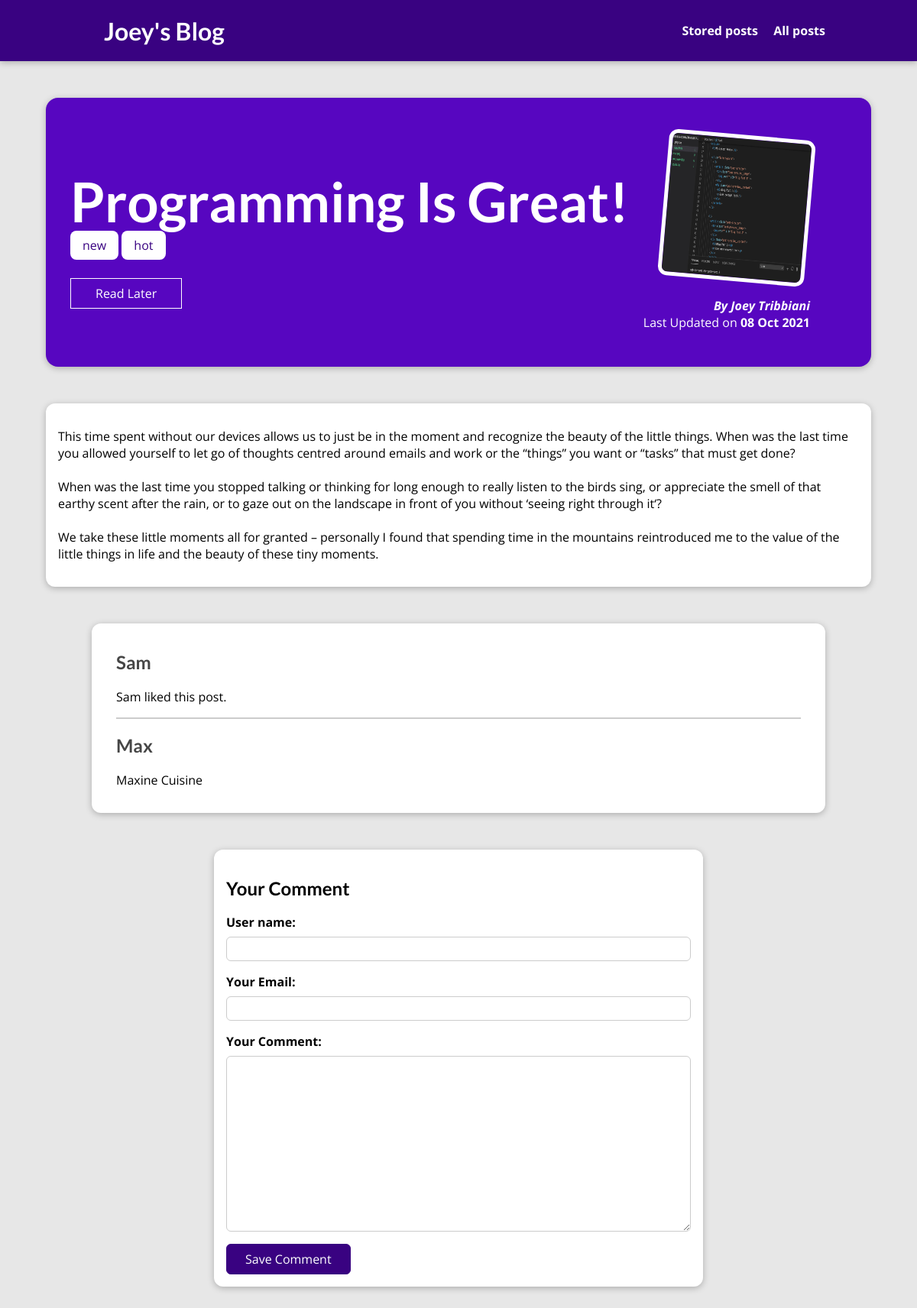
Page /posts/programming-is-fun on the committed database.
### blog/models.py (models this page shows, shortened)
class Post(models.Model):
    title = models.CharField(max_length=100)
    excerpt = models.CharField(max_length=200)
    image = models.ImageField(upload_to="posts",null=True)#name of folder inside uploads
    date = models.DateField(auto_now=True)
    slug = models.SlugField(max_length=200)
    content = models.TextField(validators=[MinLengthValidator(10)])
    author = models.ForeignKey(Author, on_delete=SET_NULL ,null=True, related_name= "posts")
    tags = models.ManyToManyField(Tag)

class Tag(models.Model):
    caption = models.CharField(max_length=20)

class Author(models.Model):
    first_name = models.CharField(max_length=100)
    last_name = models.CharField(max_length=100)
    email_address = models.EmailField()
    def full_name(self):
        return f"{self.first_name} {self.last_name}"
    def __str__(self):
        return self.full_name()

class Comment(models.Model):
    user_name = models.CharField(max_length=20)
    user_email = models.EmailField()
    text = models.TextField(max_length=400)
    post = models.ForeignKey(Post,on_delete=models.CASCADE,related_name="comments")

### blog/views.py (the view, shortened to what this page needs)
# urls.py: path("posts/<slug:slug>",views.SinglePostView.as_view(),name= "post-detail-page"),
class SinglePostView(View):
    def is_stored_post(self,request,post_id):
        stored_posts= request.session.get("stored_posts")
        if stored_posts is not None:
            is_saved_for_later = post_id in stored_posts
        else:
            is_saved_for_later = False
        return is_saved_for_later
    def get(self,request,slug):
        post = get_object_or_404(Post,slug=slug)
        context = {
            "post":post,
            "post_tags":post.tags.all(),
            "comment_form":CommentForm(),
            "comments":post.comments.all().order_by("-id"), #comments(its coming from related name of Comment model )
            "saved_for_later":self.is_stored_post(request,post.id)
            }
        return render(request , "blog/post-detail.html",context)

### blog/forms.py
class CommentForm(forms.ModelForm):
    class Meta:
        model = Comment
        exclude = ["post"]
        labels = {
            "user_name " : "Your Name",
            "user_email" : "Your Email",
            "text":"Your Comment",
        }

### blog/templates/blog/post-detail.html (shortened to what this page needs)
{% extends "base.html"%}
{% load static%}
{% block css_files%}
    <link rel ="stylesheet" href = "{%  static "blog/post.css" %}">
    <link rel ="stylesheet" href = "{%  static "blog/post-detail.css" %}">
{%endblock %}
{%block content%}
    <section id = 'summary'>
        <h2>{{post.title}}</h2>
        <div>
            {%for tag in post_tags%}
                <span class = "tag" > {{tag.caption}}</span>
            {%endfor%}
        </div>
        <div id="read-later">
            <form action="{% url "read-later"%}" method="POST">
                <button>
                {%if saved_for_later%}
                    Remove from Read Later
                {%else%}
                    Read Later
                {%endif%}
                </button>
            </form>
        </div>
        <article>
            <img src="{{ post.image.url }}" alt="{{post.title}}"/>
            <address> By <a href="mailto:{{post.author.email_address}}">{{post.author|title}} </a></address>
            <div>Last Updated on <time> {{post.date|date:"d M Y"}}</time></div>
        </article>
    </section>
    <main>
        {{post.content|linebreaks}}
    </main>
<section id="comments">
    <ul>
        {% for comment in comments%}
            <li>
                <h2>{{comment.user_name}}</h2>
                <p> {{comment.text|linebreaks}} </p>
            </li>
        {%endfor%}
    </ul>
</section>
<section id="comment-form">
    <h2>Your Comment</h2>
    <form action="{%url "post-detail-page" post.slug%}" method="POST">
        {% for form_field in comment_form%}
            <div class="form-control {%if form_field.errors%}invalid{%endif%}"">
                {{ form_field.label_tag }}
                {{ form_field }}
            </div>
        {%endfor%}
    <button>Save Comment</button>
    </section>
{%endblock %}

### templates/base.html (shortened to what this page needs)
{% load static %}
<!DOCTYPE html>
<html lang="en">
<head>
    <link rel ="stylesheet" href = "{%  static "app.css" %}">
    {% block css_files%}{%endblock %}
</head>
<body>
    <header id="main-navigation">
        <h1><a href="{% url "starting-page"%}">Joey's Blog</a></h1>
        <nav>
        <a href = "{% url "read-later"%}">Stored posts</a>
        <a href = "{% url "posts-page"%}">All posts</a>
        </nav>
    </header>
    {%block content%}{%endblock %}
</body>
</html>

### static/app.css (style rules this page uses)
* { box-sizing: border-box; }
html { font-family: 'Open Sans', 'Lato', sans-serif; }
body { margin: 0; }
h1, h2, h3 { font-family: 'Lato', sans-serif; font-weight: bold; }
#main-navigation { width: 100%; height: 5rem; display: flex; justify-content: space-between; align-items: center; padding: 0 10%; position: absolute; top: 0; left: 0; }
#main-navigation a { text-decoration: none; color: white; font-weight: bold; margin-left: 1rem ; }

### blog/static/blog/post-detail.css (style rules this page uses)
body { background-color: #e7e7e7; }
#main-navigation { background-color: #390281; box-shadow: 0 2px 8px rgba(0, 0, 0, 0.25); }
#summary { margin: 8rem auto 3rem auto; padding: 2rem; width: 90%; max-width: 90rem; border-radius: 16px; background-color: #5706c0; position: relative; box-shadow: 0 2px 8px rgba(0, 0, 0, 0.25); height: 22rem; }
#summary h2 { color: white; font-size: 4.5rem; margin-bottom: 0.25rem; }
#summary article { position: absolute; top: 2rem; right: 3rem; padding: 1rem 2rem; border-radius: 12px; text-align: right; color: white; }
#summary article img { width: 12rem; height: 12rem; border-radius: 12px; transform: rotateZ(5deg); border: 5px solid white; margin-bottom: 1rem; }
#summary address { font-weight: bold; }
#summary a { color: white; text-decoration: none; }
#summary time { font-weight: bold; }
#read-later { margin: 2rem 0; }
#read-later button { background-color: transparent; border: 1px solid white; padding: 0.5rem 2rem; font: inherit; color: white; cursor: pointer; }
main { width: 90%; max-width: 90rem; margin: 3rem auto; background-color: white; padding: 1rem; border-radius: 12px; box-shadow: 0 2px 8px rgba(0, 0, 0, 0.25); }
.tag { background-color: white; color: #390281; padding: 0.5rem 1rem; border-radius: 8px; }
#comment-form { margin: 3rem auto; width: 90%; max-width: 40rem; border-radius: 12px; background-color: white; box-shadow: 0 2px 8px rgba(0, 0, 0, 0.25); padding: 1rem; }
#comment-form button { font: inherit; background-color: #390281; color: white; border: 1px solid #390281; padding: 0.5rem 1.5rem; border-radius: 6px; cursor: pointer; }
.form-control { margin-bottom: 1rem; }
.form-control label { font-weight: bold; margin-bottom: 0.5rem; display: block; }
.form-control input, .form-control textarea { display: block; width: 100%; font: inherit; padding: 0.25rem; border-radius: 6px; border: 1px solid #ccc; }
#comments { margin: 3rem auto; width: 90%; max-width: 60rem; border-radius: 12px; background-color: white; box-shadow: 0 2px 8px rgba(0, 0, 0, 0.25); padding: 1rem 2rem; }
#comments ul { list-style: none; margin: 0; padding: 0; }
#comments li { margin-bottom: 1rem; border-bottom: 2px solid #ccc; }
#comments li:last-of-type { border-bottom: none; }
#comments h2 { color: #464646; }

### rows in the picture
Post: title "Programming Is Great!", image (picture), author "Joey Tribbiani", date "08 Oct 2021", content "This time spent without our devices allows us to just be in the moment and recognize the beauty of the little things. When was the last time you allowed yourself to let go of thoughts centred around emails and work or the “things” you want or “tasks” that must get done? When was the last time you stopped talking or thinking for long enough to really listen to the birds sing, or appreciate the smell of that earthy scent after the rain, or to gaze out on the landscape in front of you without ‘seeing right through it‘? We take these little moments all for granted – personally I found that spending time in the mountains reintroduced me to the value of the little things in life and the beauty of…"
Tag: caption "new"
Tag: caption "hot"
Comment: user_name "Sam", text "Sam liked this post."
Comment: user_name "Max", text "Maxine Cuisine"
